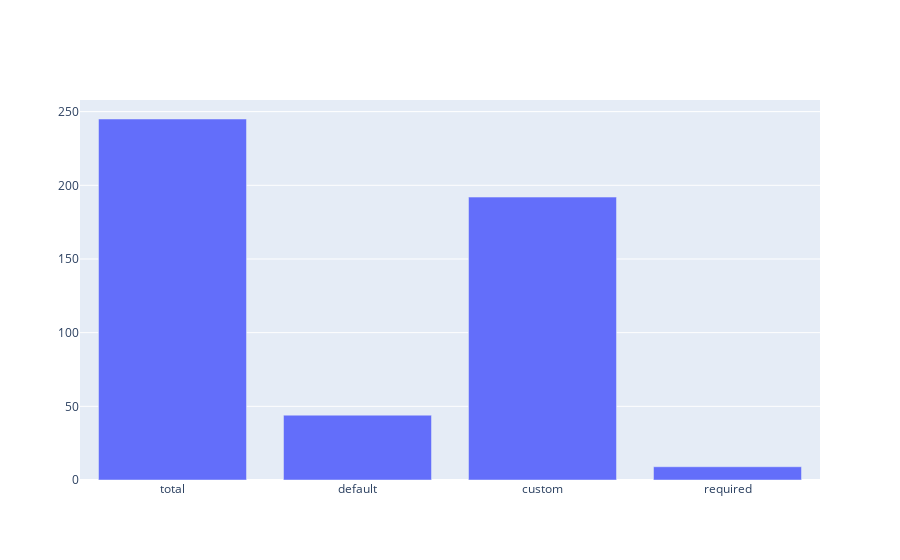

Here is the notebook cell this chart was saved with:
### Code cell
default_counter = 0
custom_counter = 0
required_counter = 0
option_counter = 0

for sklearn_obj in all_objects:
    for option in sklearn_obj.options:
        option_counter += 1
        if option[2] == "default":
            default_counter += 1
        if option[2] == "custom":
            custom_counter += 1
        if option[2] == "required":
            required_counter += 1

print("Number of option: ", option_counter)

params = ["total", "default", "custom", "required"]
values = [option_counter, default_counter, custom_counter, required_counter]

data = [go.Bar(
    x=params,
    y=values
)]

fig = go.Figure(data=data)
fig.show()

### Figure 1 — Plotly figure (JSON) as saved in the notebook; plotly's stock layout.template omitted (floating-point values rounded to 4 significant figures)
{"data": [{"type": "bar", "x": ["total", "default", "custom", "required"], "y": [245, 44, 192, 9]}], "layout": {}}
